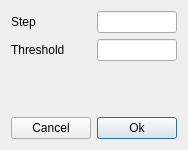
<?xml version="1.0" encoding="UTF-8"?>
<ui version="4.0">
 <class>DialogSetOfPoints</class>
 <widget class="QDialog" name="DialogSetOfPoints">
  <property name="geometry">
   <rect>
    <x>0</x>
    <y>0</y>
    <width>180</width>
    <height>150</height>
   </rect>
  </property>
  <property name="windowTitle">
   <string>Set of Points parameters</string>
  </property>
  <property name="modal">
   <bool>true</bool>
  </property>
  <layout class="QGridLayout" name="gridLayout" rowstretch="0,0,0,0,0,0">
   <item row="0" column="0">
    <widget class="QLabel" name="label">
     <property name="text">
      <string>Step</string>
     </property>
    </widget>
   </item>
   <item row="1" column="0">
    <widget class="QLabel" name="label_2">
     <property name="text">
      <string>Threshold</string>
     </property>
    </widget>
   </item>
   <item row="1" column="1">
    <widget class="QDoubleEdit" name="thresholdDoubleEdit">
     <property name="sizePolicy">
      <sizepolicy hsizetype="Ignored" vsizetype="Fixed">
       <horstretch>0</horstretch>
       <verstretch>0</verstretch>
      </sizepolicy>
     </property>
    </widget>
   </item>
   <item row="0" column="1">
    <widget class="QDoubleEdit" name="stepDoubleEdit">
     <property name="sizePolicy">
      <sizepolicy hsizetype="Ignored" vsizetype="Fixed">
       <horstretch>0</horstretch>
       <verstretch>0</verstretch>
      </sizepolicy>
     </property>
    </widget>
   </item>
   <item row="5" column="1">
    <widget class="QPushButton" name="okButton">
     <property name="text">
      <string>Ok</string>
     </property>
    </widget>
   </item>
   <item row="5" column="0">
    <widget class="QPushButton" name="cancelButton">
     <property name="text">
      <string>Cancel</string>
     </property>
    </widget>
   </item>
   <item row="5" column="2">
    <spacer name="horizontalSpacer">
     <property name="orientation">
      <enum>Qt::Horizontal</enum>
     </property>
     <property name="sizeHint" stdset="0">
      <size>
       <width>40</width>
       <height>20</height>
      </size>
     </property>
    </spacer>
   </item>
   <item row="2" column="1">
    <spacer name="verticalSpacer">
     <property name="orientation">
      <enum>Qt::Vertical</enum>
     </property>
     <property name="sizeHint" stdset="0">
      <size>
       <width>20</width>
       <height>40</height>
      </size>
     </property>
    </spacer>
   </item>
  </layout>
 </widget>
 <customwidgets>
  <customwidget>
   <class>QDoubleEdit</class>
   <extends>QLineEdit</extends>
   <header>qdoubleedit.h</header>
  </customwidget>
 </customwidgets>
 <resources>
  <include location="../../../openscantools.qrc"/>
 </resources>
 <connections/>
</ui>
